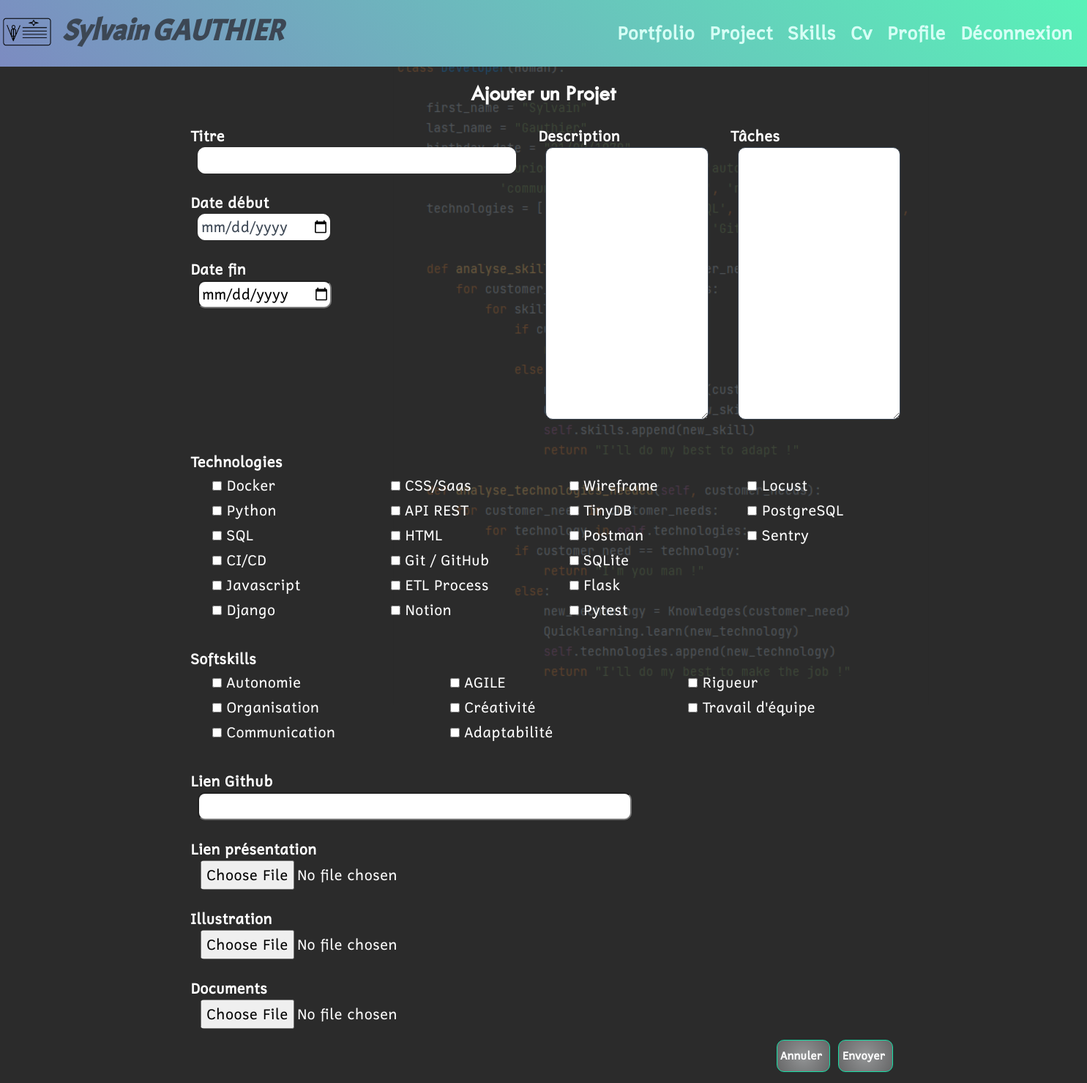
/project/create/ (signed in), run on an earlier commit of the app's database.
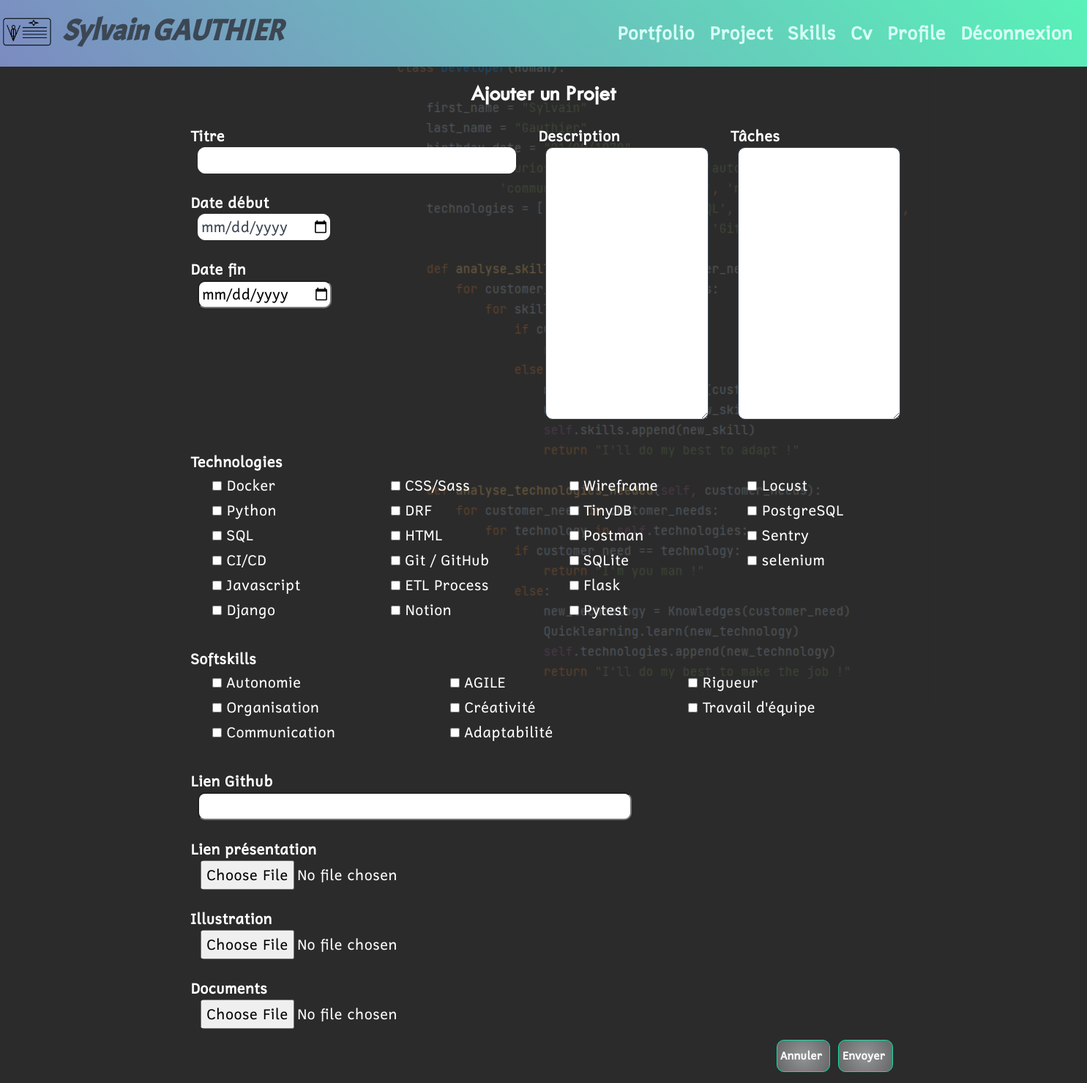
And on a later commit of the database.
### skill/models/technology.py (models this page shows, shortened)
class Technology(models.Model):
    title = models.CharField(
        verbose_name='technology',
        max_length=40,
        blank=False,
        null=False
    )
    level = models.PositiveIntegerField(validators=[MinValueValidator(0),
                                                    MaxValueValidator(5)],
                                        default=0,
                                        verbose_name='Level')
    user = models.ForeignKey(settings.AUTH_USER_MODEL,
                             null=True,
                             on_delete=models.CASCADE)
    image = models.ImageField(null=True,
                              blank=True,
                              verbose_name='Image')
    def __str__(self):
        return self.title
    class Meta:
        verbose_name_plural = 'Technologies'
    IMAGE_MAX_SIZE = (215, 310)

### project/views/project_views.py (the view, shortened to what this page needs)
# urls.py: path('create/', project_views.create_project, name='create_project'),
@login_required
def create_project(request):
    technologies_divider = int(Technology.objects.filter(user=request.user).count() / 4) + 1
    softskills_divider = int(SoftSkill.objects.filter(user=request.user).count() / 4) + 1
    project_form = projectform.ProjectForm(request.user)
    return render(request,
                  'project/create_project.html',
                  context={
                      'project_form': project_form,
                      'softskills_divider': softskills_divider,
                      'technologies_divider': technologies_divider
                  }
                  )

### skill/models/softskill.py (called while the page is built)
    def __str__(self):
        return self.title

### project/templates/project/create_project.html (shortened to what this page needs)
{% extends 'index.html' %}
{% block content %}
    <h2 class="text-center mb-4">Ajouter un Projet</h2>
    <div class="row">
        <form class="form__field" method="post" enctype="multipart/form-data">
            <div class="row">
                <div class="col-sm">
                    <label class="ms-3" for="{{ project_form.title.id }}">Titre</label>
                    <div class="ms-4 mb-3 p-2">
                        {{ project_form.title}}
                    </div>
                    <label class="ms-3" for="{{ project_form.date_started.id }}">Date début</label>
                    <div class="ms-4 mb-3 p-2">
                        {{ project_form.date_started}}
                    </div>
                    <label class="ms-3" for="{{ project_form.date_end.id }}">Date fin</label>
                    <div class="ms-4 mb-3 p-2">
                        {{ project_form.date_end}}
                    </div>
                </div>
                <div class="col-sm">
                    <label class="ms-3" for="{{ project_form.description.id }}">Description</label>
                    <div class="ms-4 mb-3 p-2">
                        {{ project_form.description}}
                    </div>
                </div>
                <div class="col-sm">
                    <label class="ms-3" for="{{ project_form.tasks.id }}">Tâches</label>
                    <div class="ms-4 mb-3 p-2">
                        {{ project_form.tasks}}
                    </div>
                </div>
            </div>
            <label class="ms-3" for="{{ project_form.technologies.id }}">Technologies</label>
            <div class="skills-list ms-4 mb-3 p-2">
                <div class="row">
                    {% for technology in project_form.technologies %}
                        {% if forloop.counter0|divisibleby:technologies_divider %}
                            <div class="col-sm">
                                <ul>
                        {% endif %}
                                    <li>{{ technology.tag}} {{ technology.choice_label }}</li>
                        {% if forloop.counter|divisibleby:technologies_divider or forloop.last %}
                                </ul>
                            </div>
                        {% endif %}
                    {% endfor %}
                </div>
            </div>
            <label class="ms-3" for="{{ project_form.softskills.id }}">Softskills</label>
            <div class="skills-list ms-4 mb-3 p-2">
                <div class="row">
                {% for softskill in project_form.softskills %}
                    {% if forloop.counter0|divisibleby:softskills_divider %}
                        <div class="col-sm">
                            <ul>
                    {% endif %}
                                <li>{{ softskill.tag}} {{ softskill.choice_label }}</li>
                    {% if forloop.counter|divisibleby:softskills_divider or forloop.last %}
                            </ul>
                        </div>
                    {% endif %}
                {% endfor %}
                </div>
            </div>
            <label class="ms-3" for="{{ project_form.link_git.id }}">Lien Github</label>
            <div class="ms-4 mb-3 p-2">
                {{ project_form.link_git}}
            </div>
            <label class="ms-3" for="{{ project_form.presentation_file.id }}">Lien présentation</label>
            <div class="ms-4 mb-3 p-2">
                {{ project_form.presentation_file}}
            </div>
            <label class="ms-3" for="{{ project_form.image.id }}">Illustration</label>
            <div class="ms-4 mb-3 p-2">
                {{ project_form.image}}
            </div>
            <label class="ms-3" for="{{ project_form.documents.id }}">Documents</label>
            <div class="ms-4 mb-3 p-2">
                {{ project_form.documents}}
            </div>
            {% include 'project/partials/validation_buttons_snippet.html' with word='Envoyer' %}
        </form>
    </div>
{% endblock content %}

What changed in the data, as far as the page shows it:
added Technology: choice_label "selenium"
Also different on the page:
new list line: "CSS/Sass"
new list line: "DRF"
list line gone: "CSS/Saas"
list line gone: "API REST"
